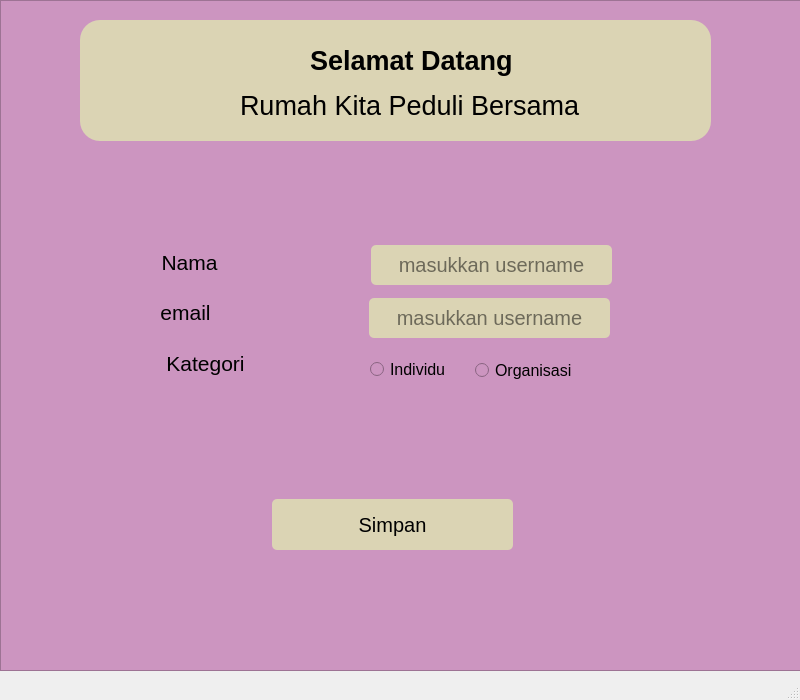
<?xml version="1.0" encoding="UTF-8"?>
<ui version="4.0">
 <class>MainWindow</class>
 <widget class="QMainWindow" name="MainWindow">
  <property name="geometry">
   <rect>
    <x>0</x>
    <y>0</y>
    <width>800</width>
    <height>700</height>
   </rect>
  </property>
  <property name="minimumSize">
   <size>
    <width>800</width>
    <height>700</height>
   </size>
  </property>
  <property name="maximumSize">
   <size>
    <width>800</width>
    <height>700</height>
   </size>
  </property>
  <property name="windowTitle">
   <string>MainWindow</string>
  </property>
  <widget class="QWidget" name="centralwidget">
   <widget class="QFrame" name="frame">
    <property name="geometry">
     <rect>
      <x>0</x>
      <y>0</y>
      <width>908</width>
      <height>671</height>
     </rect>
    </property>
    <property name="layoutDirection">
     <enum>Qt::LeftToRight</enum>
    </property>
    <property name="styleSheet">
     <string notr="true">background-color:#CC95C0;</string>
    </property>
    <property name="frameShape">
     <enum>QFrame::StyledPanel</enum>
    </property>
    <property name="frameShadow">
     <enum>QFrame::Raised</enum>
    </property>
    <widget class="QFrame" name="frame_5">
     <property name="geometry">
      <rect>
       <x>80</x>
       <y>20</y>
       <width>631</width>
       <height>121</height>
      </rect>
     </property>
     <property name="styleSheet">
      <string notr="true">background-color:#DBD4B4;
border-radius:20px;</string>
     </property>
     <property name="frameShape">
      <enum>QFrame::StyledPanel</enum>
     </property>
     <property name="frameShadow">
      <enum>QFrame::Raised</enum>
     </property>
     <widget class="QLabel" name="label_3">
      <property name="geometry">
       <rect>
        <x>230</x>
        <y>20</y>
        <width>271</width>
        <height>41</height>
       </rect>
      </property>
      <property name="font">
       <font>
        <pointsize>20</pointsize>
        <weight>75</weight>
        <bold>true</bold>
       </font>
      </property>
      <property name="text">
       <string>Selamat Datang</string>
      </property>
     </widget>
     <widget class="QLabel" name="label_4">
      <property name="geometry">
       <rect>
        <x>160</x>
        <y>70</y>
        <width>401</width>
        <height>31</height>
       </rect>
      </property>
      <property name="font">
       <font>
        <pointsize>20</pointsize>
       </font>
      </property>
      <property name="text">
       <string>Rumah Kita Peduli Bersama</string>
      </property>
     </widget>
     <widget class="QLabel" name="label_5">
      <property name="geometry">
       <rect>
        <x>10</x>
        <y>0</y>
        <width>141</width>
        <height>121</height>
       </rect>
      </property>
      <property name="text">
       <string/>
      </property>
      <property name="pixmap">
       <pixmap>../../Downloads/bg-transparent-bank.png</pixmap>
      </property>
      <property name="scaledContents">
       <bool>true</bool>
      </property>
      <property name="alignment">
       <set>Qt::AlignHCenter|Qt::AlignTop</set>
      </property>
     </widget>
     <zorder>label_5</zorder>
     <zorder>label_3</zorder>
     <zorder>label_4</zorder>
    </widget>
    <widget class="QLabel" name="label">
     <property name="geometry">
      <rect>
       <x>94</x>
       <y>222</y>
       <width>191</width>
       <height>81</height>
      </rect>
     </property>
     <property name="font">
      <font>
       <pointsize>16</pointsize>
      </font>
     </property>
     <property name="text">
      <string>Nama</string>
     </property>
     <property name="alignment">
      <set>Qt::AlignCenter</set>
     </property>
    </widget>
    <widget class="QLineEdit" name="lineEdit_3">
     <property name="geometry">
      <rect>
       <x>371</x>
       <y>245</y>
       <width>241</width>
       <height>40</height>
      </rect>
     </property>
     <property name="styleSheet">
      <string notr="true">background-color:#DBD4B4;
border-radius:5px;
font-size:20px;</string>
     </property>
     <property name="alignment">
      <set>Qt::AlignCenter</set>
     </property>
     <property name="placeholderText">
      <string>masukkan username</string>
     </property>
    </widget>
    <widget class="QLabel" name="label_2">
     <property name="geometry">
      <rect>
       <x>75</x>
       <y>287</y>
       <width>221</width>
       <height>51</height>
      </rect>
     </property>
     <property name="font">
      <font>
       <pointsize>16</pointsize>
      </font>
     </property>
     <property name="text">
      <string>email</string>
     </property>
     <property name="alignment">
      <set>Qt::AlignCenter</set>
     </property>
    </widget>
    <widget class="QLineEdit" name="lineEdit_4">
     <property name="geometry">
      <rect>
       <x>369</x>
       <y>298</y>
       <width>241</width>
       <height>40</height>
      </rect>
     </property>
     <property name="styleSheet">
      <string notr="true">background-color:#DBD4B4;
border-radius:5px;
font-size:20px;</string>
     </property>
     <property name="alignment">
      <set>Qt::AlignCenter</set>
     </property>
     <property name="placeholderText">
      <string>masukkan username</string>
     </property>
    </widget>
    <widget class="QLabel" name="label_6">
     <property name="geometry">
      <rect>
       <x>95</x>
       <y>343</y>
       <width>221</width>
       <height>41</height>
      </rect>
     </property>
     <property name="font">
      <font>
       <pointsize>16</pointsize>
      </font>
     </property>
     <property name="text">
      <string>Kategori</string>
     </property>
     <property name="alignment">
      <set>Qt::AlignCenter</set>
     </property>
    </widget>
    <widget class="QRadioButton" name="radioButton">
     <property name="geometry">
      <rect>
       <x>370</x>
       <y>359</y>
       <width>131</width>
       <height>21</height>
      </rect>
     </property>
     <property name="font">
      <font>
       <pointsize>12</pointsize>
      </font>
     </property>
     <property name="styleSheet">
      <string notr="true">backgroun-color::#DBD4B4;</string>
     </property>
     <property name="text">
      <string>Individu</string>
     </property>
    </widget>
    <widget class="QRadioButton" name="radioButton_2">
     <property name="geometry">
      <rect>
       <x>475</x>
       <y>350</y>
       <width>151</width>
       <height>41</height>
      </rect>
     </property>
     <property name="font">
      <font>
       <pointsize>12</pointsize>
      </font>
     </property>
     <property name="text">
      <string>Organisasi</string>
     </property>
    </widget>
    <widget class="QPushButton" name="pushButton">
     <property name="geometry">
      <rect>
       <x>272</x>
       <y>499</y>
       <width>241</width>
       <height>51</height>
      </rect>
     </property>
     <property name="styleSheet">
      <string notr="true">background-color:#DBD4B4;
border-radius:5px;
font-size:20px;
</string>
     </property>
     <property name="text">
      <string>Simpan</string>
     </property>
    </widget>
   </widget>
  </widget>
  <widget class="QMenuBar" name="menubar">
   <property name="geometry">
    <rect>
     <x>0</x>
     <y>0</y>
     <width>800</width>
     <height>26</height>
    </rect>
   </property>
  </widget>
  <widget class="QStatusBar" name="statusbar"/>
 </widget>
 <resources/>
 <connections/>
</ui>
